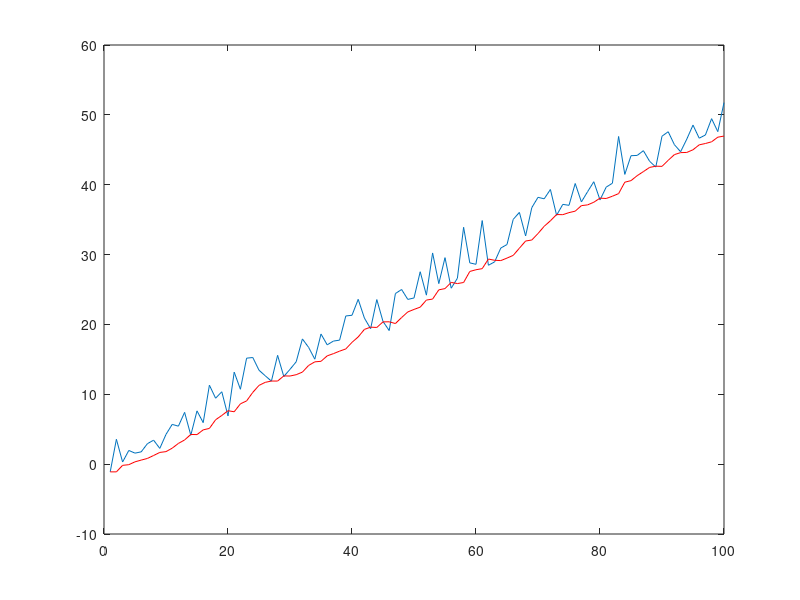

MATLAB code to generate this figure:
N = 100;

trend = (1:N)/2;
y = trend + 2*randn(1,N);
x = 1:N;
s = ones(1,N); s(1) = y(1);
a = 0.2;

for i = 2:N
    s(i) = a*y(i-1) + (1-a)*s(i-1);
end

plot(x,y); hold on
plot(x,s, 'red');
